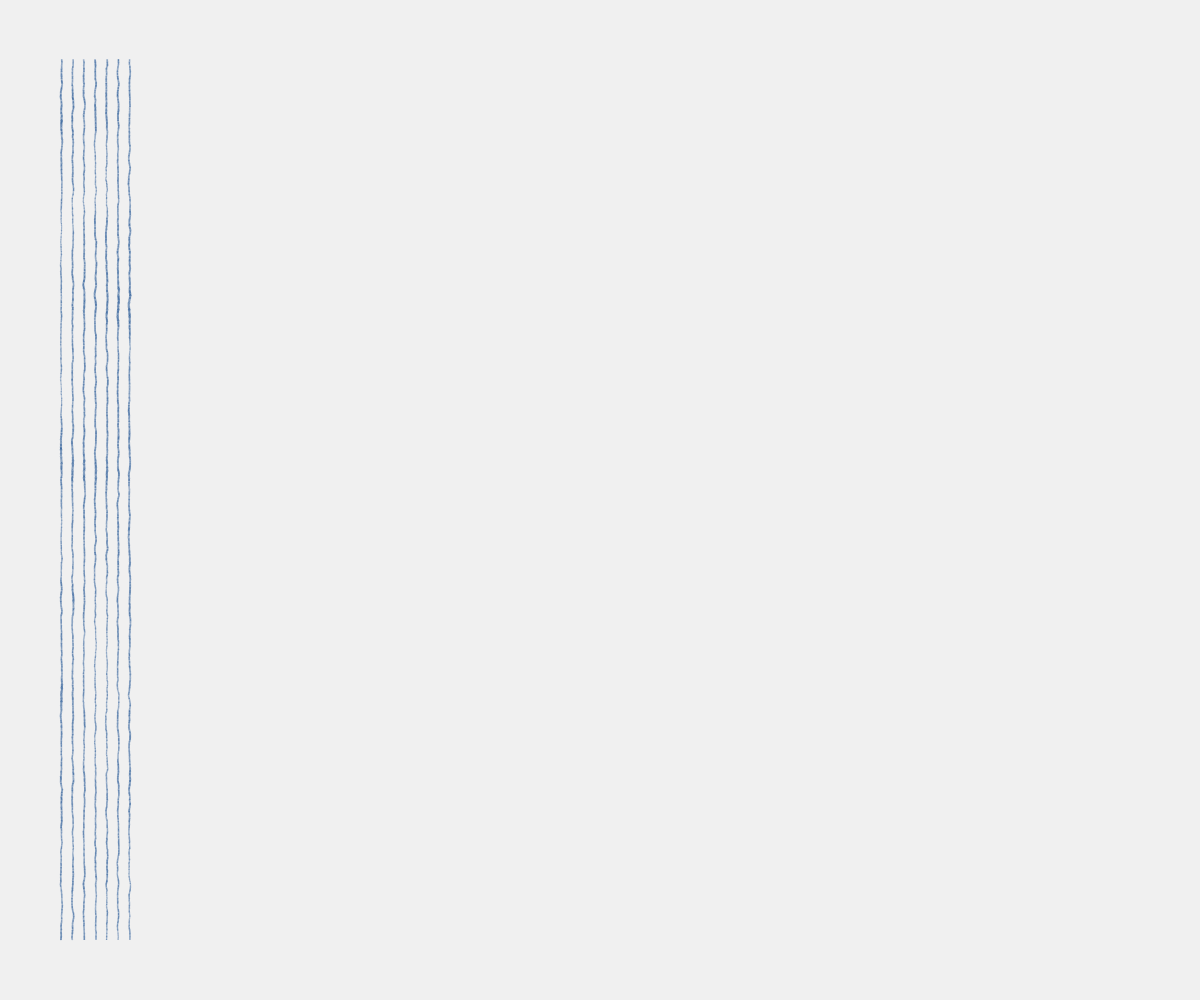
Frame 1 (no input)
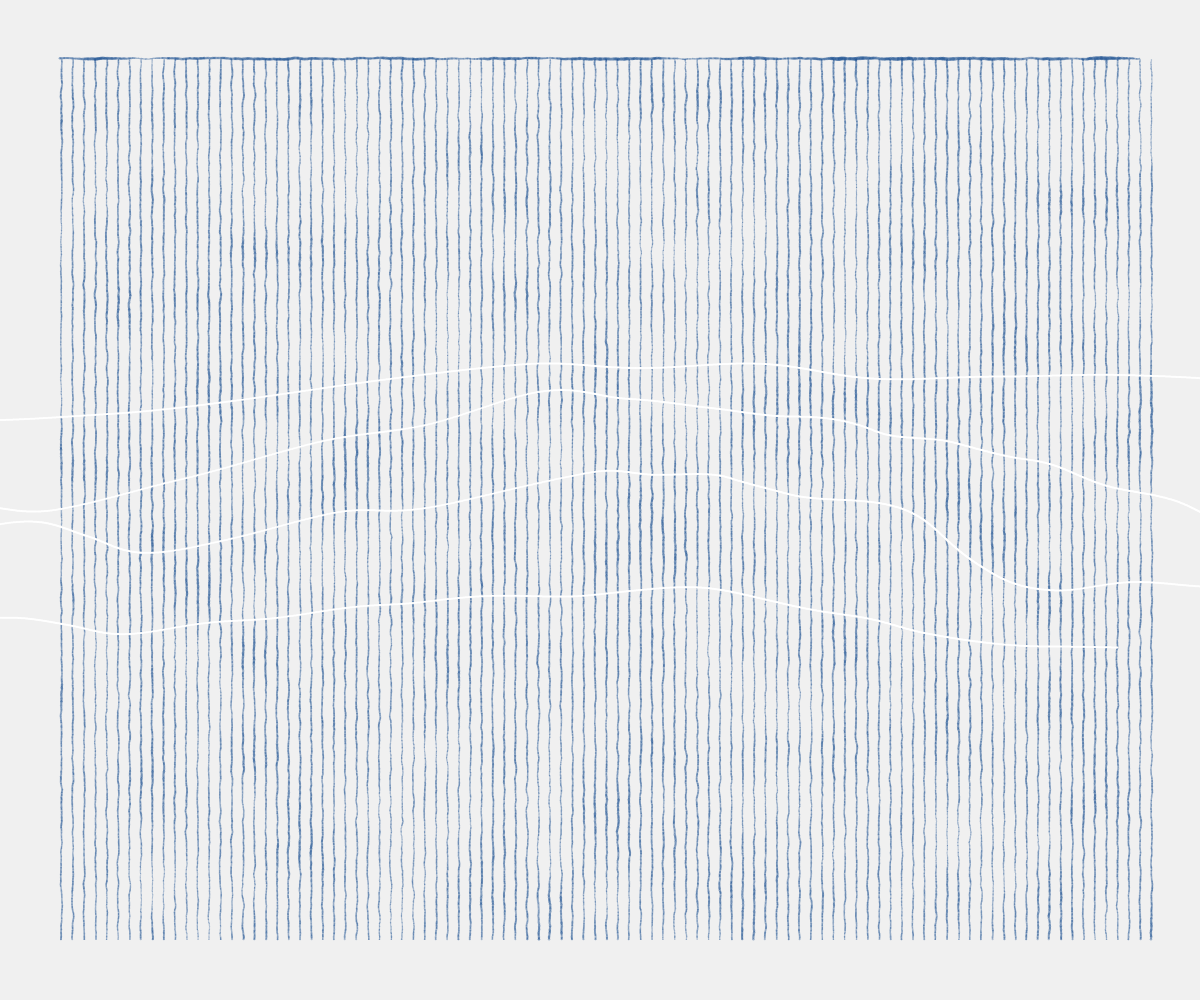
Frame 60 (no input)
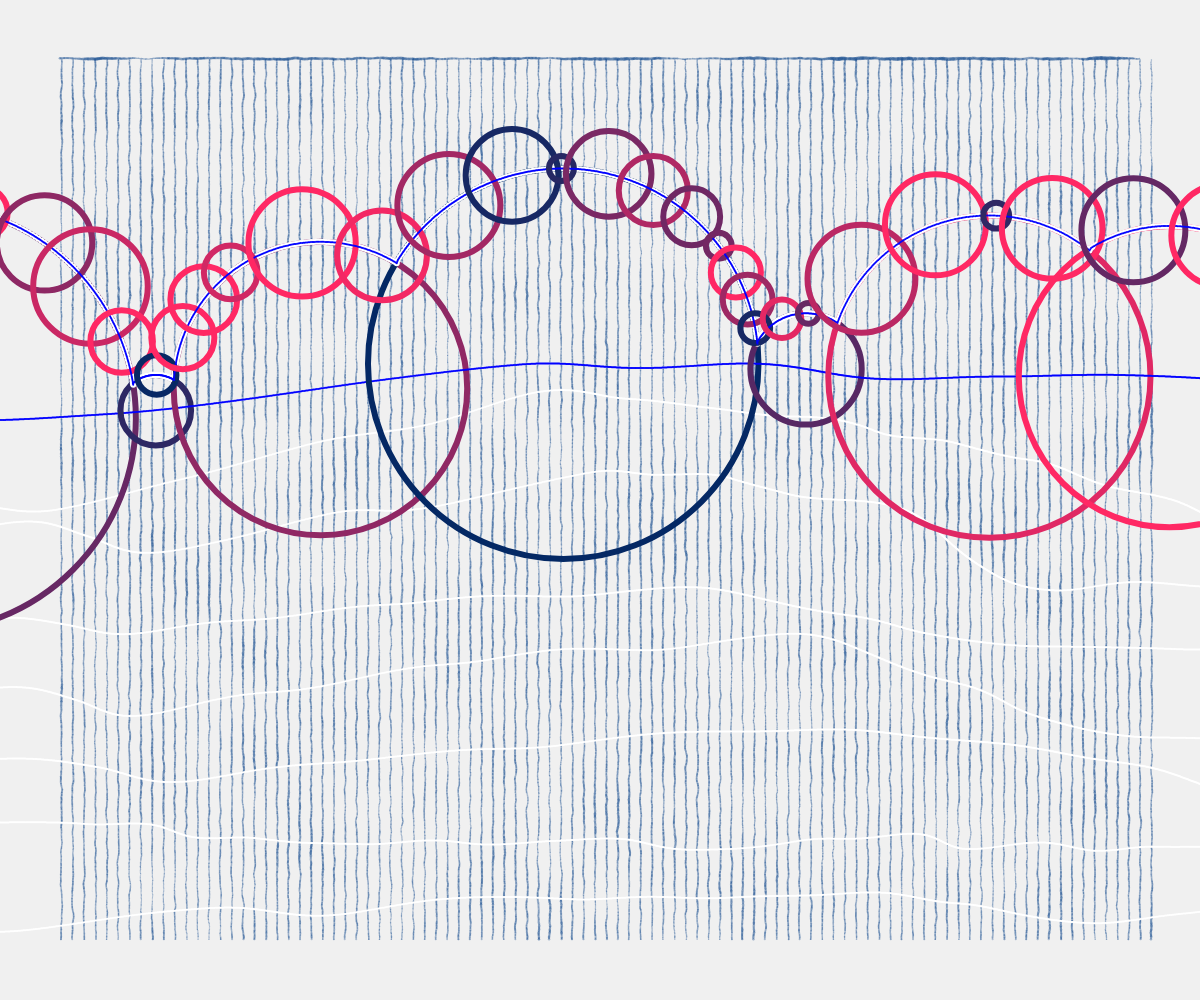
Frame 120 (the mouse pressed at the canvas centre since frame 60)

The p5.js sketch that drew these frames (run headless with seeded random() and noise() and a simulated clock; from frame 60 on, the mouse is pressed at the canvas centre):

// p5.js sketch
// ── sketch.js

let lineWaveNoiseScale = 0.02;
let lineWavingLength = 3;

let lineThickness = 6;
let lineDensity = 0.15;

let lineSizeNoiseScale = 0.02;
let dotDensity = 0.8;
let dotSize = [1, 3];

let MONDRIAN;

async function setup() {
  createCanvas(windowWidth, windowHeight);
  background(240);

  MONDRIAN = color(15, 71, 140);


  // background
  let padding = 0.06 * min(width, height);

  dotDensity = random(0.5, 0.8);
  lineDensity = random(0.06, 0.2);
  lineWaveNoiseScale = random(0.02, 0.12);
  dotSize = [1, 3];
  await NYRect(padding, padding, width - padding * 2, height - padding * 2);

	// top frame
	dotSize = [0, 6];
	NYLine(padding, padding, width - padding, padding);
	
	dotSize = [1, 3];
	
  // make paths
  let paths = [];
  let pathCount = floor(random(6, 20));
  let pathDist = (height * 0.6) / pathCount;

  for (let i = 0; i < pathCount; i++) {
    let x1 = -padding;
    let y1 = 0.4 * height + i * pathDist;

    let x2 = width + padding;
    let y2 = y1;

    let pathNoise = random(0.001, 0.003);
    let pathHeight = random(0.1, 0.4) * height;
    paths[i] = await getNoisePath(x1, y1, x2, y2, pathNoise, pathHeight);
  }

  let cloudPaths = [];

  // get cloud paths
  for (let i = 0; i < paths.length; i++) {
    let lv1Circles = await getCircleQueue(paths[i], 30, 240);
    let lv1Path = await getCircleWalkPath(lv1Circles, 1);

    let lv2Circles = await getCircleQueue(lv1Path, 10, 60);
    cloudPaths[i] = await getCircleWalkPath(lv2Circles, 1);
  }

  // paint cloud lines
  for (let p = 0; p < cloudPaths.length; p++) {

    let nowPath = cloudPaths[p];

    // fill cloud path
    for (let i = 0; i < nowPath.length; i++) {
      let x1 = nowPath[i].x;
      let y1 = nowPath[i].y;

      let x2 = x1;
      let y2 = height;

      stroke(240);
      line(x1, y1, x2, y2);

      if (i % 100 == 0)
        await sleep(1);
    }

    // draw cloud path
    let shadeNX = random(-1000, 1000);
    let shadeNScale = random(0.003, 0.02);
    let shadeChance = random(0.6, 0.8);

    if (p == 0)
      shadeChance = 1;

    for (let i = 0; i < nowPath.length; i++) {
      let x1 = nowPath[i].x;
      let y1 = nowPath[i].y;

      if (x1 < padding || x1 > width - padding)
        continue;

      shadeNX += shadeNScale;
      let shadeNoise = noise(shadeNX);

      if (shadeNoise < shadeChance) {
        let shadeT = map(shadeNoise, 0, shadeChance, 1, 0);
        let shadeScaler = 1.0;

        if (shadeT < 0.2)
          shadeScaler = shadeT / 0.2;

        noStroke();
        MONDRIAN.setAlpha(255 * random(0.4, 0.8));
        fill(MONDRIAN);
        NoisePoint(x1, y1, shadeScaler);

        if (i % 20 == 0)
          await sleep(1);
      }
    }

    // draw cloud shade
    let cloudPadding = random(60, 200);
    let cloudPaddingNX = random(-1000, 1000);
    let cloudPaddingNScale = 0.03;
    // let cloudLineSpacing = floor(random(6, 18));
    let cloudLineSpacing = floor(1.0 / lineDensity);

    if (p == paths.length - 1)
      break;

    for (let i = 0; i < nowPath.length; i++) {

      let x1 = nowPath[i].x;
      let y1 = nowPath[i].y;

      let x2 = x1;
      let y2 = height - padding;

      if (floor(x1) % cloudLineSpacing != 0)
        continue;

      if (x1 < padding || x1 > width - padding)
        continue;

      cloudPaddingNX += cloudPaddingNScale;
      let paddingNoise = noise(cloudPaddingNX);

      y1 += cloudPadding * paddingNoise;
      // y1 += random(10, 60);

      if (random() < 0.9)
        NYLine(x1, y1, x2, y2);

      if (i % 200)
        await sleep(1);

    }
  }

  // frame
  dotSize = [0, 6];
  NYLine(padding, padding, padding, height - padding);
  NYLine(width - padding, padding, width - padding, height - padding);
  NYLine(padding, height - padding, width - padding, height - padding);


	dotSize = [1, 3];
	
  // draw last cloud white
  let nowPath = cloudPaths[cloudPaths.length - 1];

  // fill cloud path
  for (let i = 0; i < nowPath.length; i++) {
    let x1 = nowPath[i].x;
    let y1 = nowPath[i].y;

    let x2 = x1;
    let y2 = height;

    stroke(240);
    line(x1, y1, x2, y2);

    if (i % 100 == 0)
      await sleep(1);
  }

  // draw cloud path
  let shadeNX = random(-1000, 1000);
  let shadeNScale = random(0.003, 0.02);
  let shadeChance = random(0.6, 0.8);

  shadeChance = 1;

  for (let i = 0; i < nowPath.length; i++) {
    let x1 = nowPath[i].x;
    let y1 = nowPath[i].y;

    if (x1 < padding || x1 > width - padding)
      continue;

    shadeNX += shadeNScale;
    let shadeNoise = noise(shadeNX);

    if (shadeNoise < shadeChance) {
      let shadeT = map(shadeNoise, 0, shadeChance, 1, 0);
      let shadeScaler = 1.0;

      if (shadeT < 0.2)
        shadeScaler = shadeT / 0.2;

      noStroke();
      MONDRIAN.setAlpha(255 * random(0.4, 0.8));
      fill(MONDRIAN);
      NoisePoint(x1, y1, shadeScaler);

      if (i % 20 == 0)
        await sleep(1);
    }
  }

  // draw cloud shade
  let cloudPadding = random(60, 200);
  let cloudPaddingNX = random(-1000, 1000);
  let cloudPaddingNScale = 0.03;
  // let cloudLineSpacing = floor(random(6, 18));
  let cloudLineSpacing = floor(1.0 / lineDensity);
  
  for (let i = 0; i < nowPath.length; i++) {

    let x1 = nowPath[i].x;
    let y1 = nowPath[i].y;

    let x2 = x1;
    let y2 = height - padding;

    if (floor(x1) % cloudLineSpacing != 0)
      continue;

    if (x1 < padding || x1 > width - padding)
      continue;

    cloudPaddingNX += cloudPaddingNScale;
    let paddingNoise = noise(cloudPaddingNX);

    y1 += cloudPadding * paddingNoise;
    // y1 += random(10, 60);

    if (random() < 0.9)
      NYLine(x1, y1, x2, y2);

    if (i % 200)
      await sleep(1);

  }
}


function noiseStroke(_x, _y, _maxHeight, _length) {

  let lineCount = _length * lineDensity;

  for (let i = 0; i < lineCount; i++) {
    let t = i / lineCount;

    let xPos = _x + t * _length;
    let yPos = _y;

    let noiseScaler = 1;

    if (t <= 0.1)
      noiseScaler = map(t, 0, 0.1, 0, 1);
    else if (t >= 0.9)
      noiseScaler = map(t, 0.9, 1, 1, 0);

    let noiseValue = noise(xPos * noiseScaleX, yPos * noiseScaleY) * noiseScaler;

    let yAddUp = noiseValue * _maxHeight * 0.7;
    let yAddBot = noiseValue * _maxHeight * 0.3;

    NYLine(xPos, yPos - yAddUp, xPos, yPos + yAddBot);
  }
}

function draw() {

}

async function NYRect(_x, _y, _width, _height) {

  let xLines = _width * lineDensity;
  let xLineSpace = _width / (xLines - 1);

  for (let x = 0; x < xLines; x++) {
    let x1 = _x + x * xLineSpace;
    let y1 = _y;

    let x2 = x1;
    let y2 = _y + _height;

    NYLine(x1, y1, x2, y2);
    await sleep(1);
  }
}

function NYLine(_x1, _y1, _x2, _y2) {
  let dotCount = dist(_x1, _y1, _x2, _y2) * dotDensity;
  let stepDistance = dist(_x1, _y1, _x2, _y2) / dotCount;

  let forwardAngle = getAngle(_x1, _y1, _x2, _y2);

  for (let i = 0; i < dotCount; i++) {
    let t = i / dotCount;
    let xPos = lerp(_x1, _x2, t);
    let yPos = lerp(_y1, _y2, t);

    let sizeNoise = noise(xPos * lineSizeNoiseScale, yPos * lineSizeNoiseScale, 666);
    let waveNoise = noise(xPos * lineWaveNoiseScale, yPos * lineWaveNoiseScale, 999);

    let nowDotSize = lerp(dotSize[0], dotSize[1], sizeNoise);

    // let wavingNoise = noise(xPos * 0.01, yPos * 0.01, 999) * 2 - 1;
    xPos += sin(radians(forwardAngle)) * lineWavingLength * waveNoise;
    yPos -= cos(radians(forwardAngle)) * lineWavingLength * waveNoise;

    strokeWeight(lineThickness);
    MONDRIAN.setAlpha(255 * random(0.3, 0.6));
    fill(MONDRIAN);
    noStroke();

    circle(xPos, yPos, nowDotSize);
  }
}


let pointNoiseX = 0;
let pointNoiseScaleX = 0.06;
let pointNoiseScaleY = 0.003;
let pointNoiseRadius = 3;

function NoisePoint(_x, _y, _scaler = 1) {
  pointNoiseX += pointNoiseScaleX;
  let offsetY = (noise(pointNoiseX) - 0.5) * 2 * pointNoiseRadius;

  let sizeNoise = noise(_x * lineSizeNoiseScale, _y * lineSizeNoiseScale, 666);
  let nowDotSize = lerp(dotSize[0], dotSize[1], sizeNoise);

  circle(_x, _y + offsetY, nowDotSize * _scaler);
}

function sleep(ms) {
  return new Promise(resolve => setTimeout(resolve, ms));
}

// ── circledata.js
class CircleData {
    constructor(_x, _y, _radius) {
        this.x = _x;
        this.y = _y;
        this.radius = _radius;
    }

    isOnEdge(_x, _y) {
        let distToCenter = dist(_x, _y, this.x, this.y);
        return abs(distToCenter - this.radius) < 0.5;
    }

    getSurfacePoint(_angle) {
        let xPos = this.x + sin(radians(_angle)) * this.radius;
        let yPos = this.y - cos(radians(_angle)) * this.radius;

        return { x: xPos, y: yPos };
    }

    distToCenter(_x, _y) {
        return dist(_x, _y, this.x, this.y);
    }

    getPointAngle(_x, _y) {
        let angleToCenter = getAngle(this.x, this.y, _x, _y);
        return angleToCenter + 90;
    }

    // math from Lulu's blog:
    // https://lucidar.me/en/mathematics/how-to-calculate-the-intersection-points-of-two-circles/#calculating-a-and-b
    getIntersectionAngle(_circle) {
        let r1 = this.radius;
        let r2 = _circle.radius;
        let d = dist(this.x, this.y, _circle.x, _circle.y);

        let a = (r1 * r1 - r2 * r2 + d * d) / (2 * d);
        let b = (r2 * r2 - r1 * r1 + d * d) / (2 * d);

        let h = sqrt(r1 * r1 - a * a);

        let intersectPointSlope = degrees(atan2(h, a));
        let forwardAngle = getAngle(this.x, this.y, _circle.x, _circle.y) + 90;

        return [forwardAngle - intersectPointSlope, forwardAngle + intersectPointSlope];
    }

    getIntersectionPoint(_circle) {
        let intersectionDegree = this.getIntersectionAngle(_circle);
        let intersectX = this.x + sin(radians(intersectionDegree)) * this.radius;
        let intersectY = this.y - cos(radians(intersectionDegree)) * this.radius;
        return { x: intersectX, y: intersectY };
    }
}

// calculate degree
function getAngle(_x1, _y1, _x2 = null, _y2 = null) {

    if (_x2 == null && _y2 == null) // the first two parameters are point
    {
        let p1x = _x1.x;
        let p1y = _x1.y;

        let p2x = _y1.x;
        let p2y = _y1.y;

        let xDiff = p2x - p1x;
        let yDiff = p2y - p1y;

        let degree = atan2(yDiff, xDiff) * 180 / PI;

        return degree;
    }
    else {
        let xDiff = _x2 - _x1;
        let yDiff = _y2 - _y1;

        let degree = atan2(yDiff, xDiff) * 180 / PI;

        return degree;

    }
}

// ── path.js
let SHOW_PATH = true;
let SHOW_CIRCLES = true;

// get circles on the path
async function getCircleQueue(_pathPoints, _minSize = 10, _maxSize = 60) {

    let resultCircles = [];

    let pathIndex = 0;
    let lastPoint = _pathPoints[0];
    let nextPoint = _pathPoints[1];

    // prepare next circle
    let lastCircleSize = random(_minSize, _maxSize);
    let nextCircleSize = random(_minSize, _maxSize);
    let maxDist = lastCircleSize + nextCircleSize;
    let minDist = max(lastCircleSize, nextCircleSize);
    let nextCircleDist = lerp(minDist, maxDist, random(0.1, 0.9));

    // add in first circle
    let nowX = _pathPoints[0].x;
    let nowY = _pathPoints[0].y;

    let fromX = _pathPoints[0].x;
    let fromY = _pathPoints[0].y;

    let toX = _pathPoints[1].x;
    let toY = _pathPoints[1].y;

    let pathSteps = max(1, floor(dist(nowX, nowY, toX, toY)));
    let nowSteps = 0;
    let nowT = 0.0;

    if (SHOW_CIRCLES) {
        stroke(random(0, 360), 40, 100);
        noFill();
        circle(nowX, nowY, lastCircleSize * 2);
    }
    resultCircles.push(new CircleData(_pathPoints[0].x, _pathPoints[0].y, lastCircleSize));

    let lastCircleX = nowX;
    let lastCircleY = nowY;

    let counter = 0;

    // walk and get circles
    while (true) {
        nowT = nowSteps / pathSteps;
        nowX = lerp(fromX, toX, nowT);
        nowY = lerp(fromY, toY, nowT);

        if (SHOW_PATH) {
            noStroke();
            fill('blue');
            circle(nowX, nowY, 2);
        }

        let distToLastCircle = dist(nowX, nowY, lastCircleX, lastCircleY);
        let distToNextPathPoint = dist(nowX, nowY, nextPoint.x, nextPoint.y);

        // arrive dest circle point
        if (distToLastCircle >= nextCircleDist) {
            if (SHOW_CIRCLES) {
                stroke(random(0, 360), 40, 100);
                noFill();
                circle(nowX, nowY, nextCircleSize * 2);
            }
            resultCircles.push(new CircleData(nowX, nowY, nextCircleSize));

            lastCircleX = nowX;
            lastCircleY = nowY;

            // get next circle
            lastCircleSize = nextCircleSize;
            nextCircleSize = random(_minSize, _maxSize);

            maxDist = lastCircleSize + nextCircleSize;
            minDist = max(lastCircleSize, nextCircleSize);
            nextCircleDist = lerp(minDist, maxDist, random(0.1, 0.9));
        }

        // arrive next path point
        if (nowSteps >= pathSteps) {

            // if it is the last point
            if (pathIndex == _pathPoints.length - 1) {
                // console.log("LASTT!!");
                // console.log(`pathIndex: ${pathIndex}, _pathPoints.length: ${_pathPoints.length}`);

                // add last circle
                let walkDir = getAngle(lastCircleX, lastCircleY, toX, toY) + 90;
                // console.log(`fromX: ${fromX}, fromY: ${fromY}, toX: ${toX}, toY: ${toY}`);
                // console.log("circleDir: " + walkDir);

                let endCircleX = lastCircleX + sin(radians(walkDir)) * nextCircleDist;
                let endCircleY = lastCircleY - cos(radians(walkDir)) * nextCircleDist;

                if (SHOW_CIRCLES) {
                    stroke(random(0, 360), 40, 100);
                    noFill();
                    circle(endCircleX, endCircleY, nextCircleSize);
                }
                resultCircles.push(new CircleData(endCircleX, endCircleY, nextCircleSize));
                break;
            }

            lastPoint = _pathPoints[pathIndex];

            pathIndex++;

            nextPoint = _pathPoints[pathIndex];
            fromX = toX;
            fromY = toY;
            toX = nextPoint.x;
            toY = nextPoint.y;
            nowSteps = 0;
            pathSteps = max(1, floor(dist(fromX, fromY, toX, toY)));
        }

        counter++;
        nowSteps++;

        if (counter % 100 == 0)
            await sleep(1);
    }

    return resultCircles;
}

// get the path on the circles
async function getCircleWalkPath(_circles, _walkSpeed = 1) {

    // draw on the edge of circles
    let nowCircleIndex = 0;
    let nowWalkingAngle = -90;
    let endWalkingAngle = _circles[nowCircleIndex].getIntersectionAngle(_circles[nowCircleIndex + 1])[0];
    let angleStep = _walkSpeed;
    let walkX = _circles[nowCircleIndex].x + sin(radians(nowWalkingAngle)) * _circles[nowCircleIndex].radius;
    let walkY = _circles[nowCircleIndex].y - cos(radians(nowWalkingAngle)) * _circles[nowCircleIndex].radius;

    let resultPathData = [];
    let counter = 0;

    while (true) {

        if (SHOW_PATH) {
            fill('white');
            noStroke();
            circle(walkX, walkY, 6);
        }

        resultPathData.push({ x: walkX, y: walkY });
        // NoisePoint(walkX, walkY);

        nowWalkingAngle += angleStep;

        let walkPoint = _circles[nowCircleIndex].getSurfacePoint(nowWalkingAngle);
        walkX = walkPoint.x;
        walkY = walkPoint.y;

        // walk on next cirlce
        if (nowWalkingAngle >= endWalkingAngle) {

            // console.log(`${nowCircleIndex} ${_circles.length}`);
            nowCircleIndex++;

            if (nowCircleIndex == _circles.length - 1) {
                nowWalkingAngle = _circles[nowCircleIndex].getPointAngle(walkX, walkY);

                if (nowWalkingAngle > 180)
                    nowWalkingAngle -= 360;

                endWalkingAngle = 90;
            }
            else if (nowCircleIndex == _circles.length) {
                break;
            }
            else {

                nowWalkingAngle = _circles[nowCircleIndex].getPointAngle(walkX, walkY);

                // make the nowAngle in 0~360 range
                if (nowWalkingAngle > 360)
                    nowWalkingAngle -= 360;
                else if (nowWalkingAngle < 0)
                    nowWalkingAngle += 360;

                endWalkingAngle = _circles[nowCircleIndex].getIntersectionAngle(_circles[nowCircleIndex + 1])[0];

                if (endWalkingAngle < nowWalkingAngle)
                    endWalkingAngle += 360;
            }
        }

        if (counter++ % 100 == 0)
            await sleep(1);
    }

    return resultPathData;
}


async function getNoisePath(_x1, _y1, _x2, _y2, _noiseScale, _wavingHeight) {
    let walkDir = getAngle(_x1, _y1, _x2, _y2) + 90;
    let walkCount = dist(_x1, _y1, _x2, _y2);

    let pathPoints = [];

    for (let i = 0; i < walkCount; i++) {
        let nowX = lerp(_x1, _x2, i / walkCount);
        let nowY = lerp(_y1, _y2, i / walkCount);

        let noiseValue = (noise(nowX * _noiseScale, nowY * _noiseScale) - 0.5) * 2;
        let wavingHeight = _wavingHeight * noiseValue;

        let wavingDir = walkDir + 90;
        let wavingX = nowX + sin(radians(wavingDir)) * wavingHeight - 0.5 * wavingHeight;
        let wavingY = nowY - cos(radians(wavingDir)) * wavingHeight - 0.5 * wavingHeight;

        if (SHOW_PATH) {
            fill('white');
            noStroke();
            circle(wavingX, wavingY, 2);
        }
        pathPoints.push({ x: wavingX, y: wavingY });

        if (i % 100 == 0)
            await sleep(1);
    }

    return pathPoints;
}
